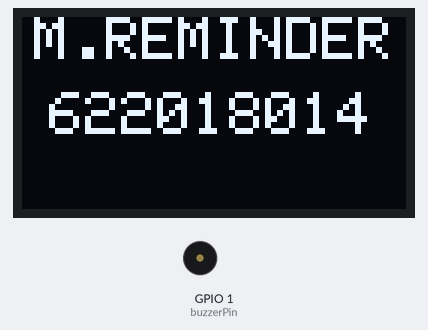
The sketch below on a simulated ESP8266 (NodeMCU). On the bench: 128×64 one-colour display, buzzer (waves = sounding, pin HIGH). WiFi joins after 1.5 s; servers stay silent unless stated; network time is answered at once with the bench clock; the local clock reads 2024-03-15 10:24:30 at power-on unless the sketch sets it.

Above: at 0.1 s.
At 1.83 s:
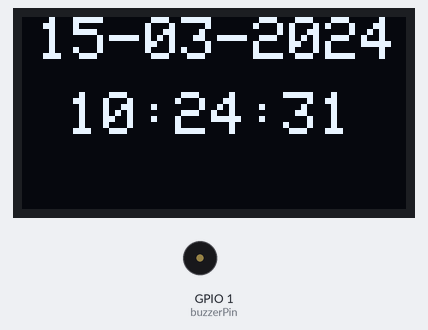
At 4.1 s:
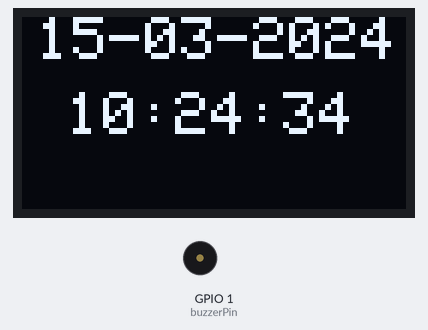
At 9.1 s:
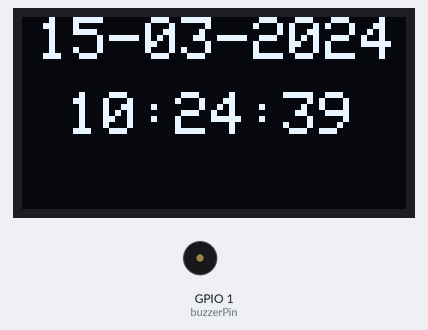
At 14.1 s:
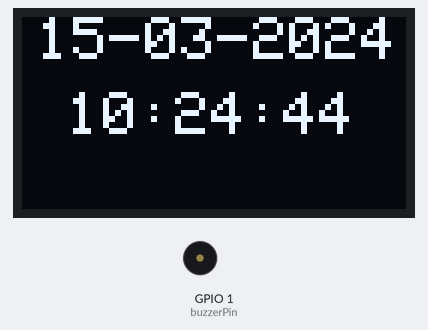
At 38.1 s:
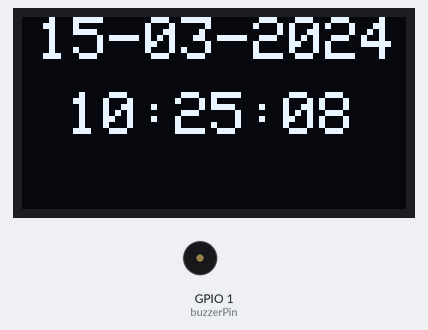

The sketch:

cristine.ino
```cpp
#include <ESP8266WiFi.h>
#include <ESP8266HTTPClient.h>
#include <SPI.h>
#include <Wire.h>
#include <Adafruit_GFX.h>
#include <Adafruit_SSD1306.h>
#include <NTPClient.h>
#include <WiFiUdp.h>

#define SCREEN_WIDTH 128 // OLED display width, in pixels
#define SCREEN_HEIGHT 64 // OLED display height, in pixels
#define OLED_RESET     4 // Reset pin # (or -1 if sharing Arduino reset pin)

// Replace these with your network credentials
const char* ssid = "Kitin";
const char* password = "susahbanget";

// Replace this with your server's IP address and port
const char* serverBaseUrl = "http://192.168.0.100:3000/"; // Replace with your actual server IP

// Timer variables
unsigned long previousMillis = 0;
const long interval = 5000;  // Interval in milliseconds (1 second)
String UID;
bool hasUID = false; // Flag to check if UID has been retrieved
const int buzzerPin = 1;

// Initialize WiFi client
WiFiClient client;
Adafruit_SSD1306 display(SCREEN_WIDTH, SCREEN_HEIGHT, &Wire, OLED_RESET);
int buttonState=0;

WiFiUDP ntpUDP;
NTPClient timeClient(ntpUDP, "pool.ntp.org", 25200, 60000);

void setup() {
  // Start serial communication
//  Serial.begin(115200);
  Wire.begin(0,2);
  display.begin(SSD1306_SWITCHCAPVCC, 0x3C);
  display.clearDisplay();
  display.setTextSize(2);
  display.setTextColor(WHITE);
  display.setCursor(4,0);  display.println(F("M.REMINDER"));
  display.setCursor(9,25);  display.println(F("622018014"));
  display.display();

  pinMode(buzzerPin, OUTPUT);
//  digitalWrite(buzzerPin, HIGH);
  // Connect to WiFi
  WiFi.begin(ssid, password);
//  Serial.print("Connecting to WiFi");

  while (WiFi.status() != WL_CONNECTED) {
    delay(500);
//    Serial.print(".");
  }
  display.clearDisplay();
  digitalWrite(buzzerPin, LOW);
  timeClient.begin();
  timeClient.update();
//  Serial.println("\nConnected to WiFi");
}

void loop() {
  unsigned long currentMillis = millis();

  if (currentMillis - previousMillis >= interval) {
    // Save the last time an HTTP request was sent
    previousMillis = currentMillis;

    if (WiFi.status() == WL_CONNECTED) {
      HTTPClient http;

      if (!hasUID) {
        // Retrieve UID from the /getUid endpoint
        String url = String(serverBaseUrl) + "getUid";
//        Serial.println("Requesting URL: " + url);
        http.begin(client, url);
        http.addHeader("Content-Type", "application/x-www-form-urlencoded");

        int httpCode = http.GET();
        if (httpCode > 0) {
          String payload = http.getString();
//          Serial.println("HTTP Response code: " + String(httpCode));
//          Serial.println("Payload: " + payload);

          if (payload != "-") {
            UID = payload;
            hasUID = true; // Set flag to true after successful retrieval
//            Serial.println("UID retrieved: " + UID);
          }
        } else {
//          Serial.print("Error on HTTP request YUD, Error code: ");
//          Serial.println(httpCode);
        }
        http.end();
      } else {
        // Use UID to retrieve data from the /getData endpoint
        String url = String(serverBaseUrl) + "getData?uid=" + UID;
//        Serial.println("Requesting URL: " + url);
        http.begin(client, url);
        http.addHeader("Content-Type", "application/x-www-form-urlencoded");

        int httpCode = http.GET();
        if (httpCode > 0) {
          String payload = http.getString();
//          Serial.println("HTTP Response code: " + String(httpCode));
//          Serial.println("Payload: " + payload);
          if (payload != "-") {
//            Serial.println("Minum obat: " + payload);
//           time to get medicine
            display.clearDisplay();
            display.setTextSize(2);
            display.setTextColor(WHITE);
            display.setCursor(0, 0);
            display.print("Minum Obat");
            display.setCursor(0, 20);
            display.print(payload);
            display.display();
            digitalWrite(buzzerPin, HIGH);
            delay(3000);
            digitalWrite(buzzerPin, LOW);
//            delay(500);
          }
          else{
            digitalWrite(buzzerPin, LOW);
          }
        } else {
//          Serial.print("Error on HTTP request get Data, Error code: ");
//          Serial.println(httpCode);
        }
        http.end();
      }
    } else {
//      Serial.println("Disconnected from WiFi");
    }
  }
  else{
    Clock();
  }
}

void Clock(){
  timeClient.update();

  time_t rawTime = timeClient.getEpochTime();
  struct tm * timeInfo = localtime(&rawTime);

  // Format the date
  char dateBuffer[11]; // Buffer to hold the date string
  strftime(dateBuffer, sizeof(dateBuffer), "%d-%m-%Y", timeInfo);

  display.clearDisplay();
  display.setTextSize(2);
  display.setTextColor(WHITE);
  display.setCursor(5, 0);
  display.print(dateBuffer);

  // Display the date
  display.setCursor(15, 25);
  display.setTextSize(2);
  display.setTextColor(WHITE);
  display.print(timeClient.getFormattedTime()); // You may need to format this according to your needs

  display.display();
}
```

Measured:
- what the display in image 1 shows lasts 0.5 s, from 1.6 s to 2.1 s
- what the display in image 2 shows lasts 1.2 s, from 4.0 s to 5.2 s
- what the display in image 5 shows lasts 1.0 s, from 38.0 s to 39.0 s
